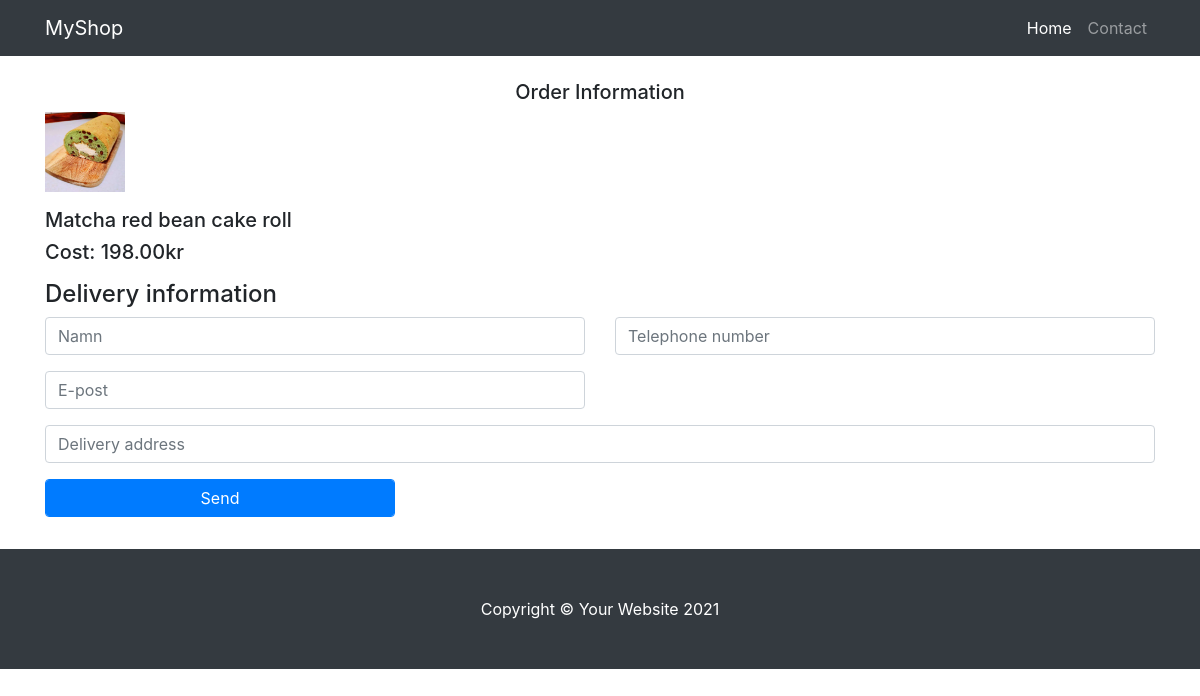
/buy.php?id=1, run on the app's committed database.
### tables this page shows
CREATE TABLE `product` (
  `id` int(11) NOT NULL,
  `name` char(40) NOT NULL DEFAULT '',
  `description` text,
  `price` float(8,2) NOT NULL DEFAULT '0.00',
  `image` text
);

### buy.php (the view, shortened to what this page needs)
<?php
 require_once ("database.php");
 $productid = $_GET['id'];
 $stmt = $conn->prepare("SELECT * FROM product where id=".$productid);
 $stmt->execute();
 $result = $stmt->fetchAll();
 $product = '';
 foreach($result as $key => $value){
    $product = $value;
 }
?>
<html lang="sv">
<head>
    <link rel="stylesheet" href="https://stackpath.bootstrapcdn.com/bootstrap/4.3.1/css/bootstrap.min.css">
</head>
<body >
  <nav class="navbar navbar-expand-lg navbar-dark bg-dark fixed-top">
    <div class="container">
      <a class="navbar-brand" href="#">MyShop</a>
      <div class="collapse navbar-collapse" id="navbarResponsive">
        <ul class="navbar-nav ml-auto">
          <li class="nav-item active">
            <a class="nav-link" href="index.php">Home
            </a>
          </li>
          <li class="nav-item">
            <a class="nav-link" href="contact.php">Contact</a>
          </li>
        </ul>
      </div>
    </div>
  </nav>
    <p>
    <p>
    <div class="container" >
    <p>
    <p>
    <p>
       <br>
    <br>
        <h5 class="m-2 text-center">
        Order Information</h5>
    <p>
     <?php
        echo "<img height=\"80\" width=\"80\"  src=\"". $product['image'] . "\" alt=''>";
        echo "<h5>" .$product['name']."</h5>";
        echo "<h5>Cost:  " .$product['price']."kr</h5>";
     ?>
    <p>
    <h4>Delivery information</h4>
    <form action="order.php" method="post" class="row">
        <div class="col-md-6 form-group">
            <input name="name" type="text" required
            class="form-control" placeholder="Namn">
        </div>
        <div class="col-md-6 form-group">
            <input name="phone" type="phone" required
            class="form-control" placeholder="Telephone number">
        </div>
        <div class="col-md-6 form-group">
            <input name="email" type="email" required
            class="form-control" placeholder="E-post">
        </div>
        <div class="col-md-12 form-group">
            <input name="address" type="address" required
            class="form-control" placeholder="Delivery address">
        </div>
        <div class="col-md-4 form-group">
            <input type="submit" value="Send"
            class="btn btn-primary form-control">
        </div>
    </form>
 </div>
  <footer class="py-5 bg-dark">
    <div class="container">
      <p class="m-0 text-center text-white">Copyright &copy; Your Website 2021</p>
    </div>
  </footer>
</body>

### data on the page
product: image (picture), name "Matcha red bean cake roll", price "198.00"
